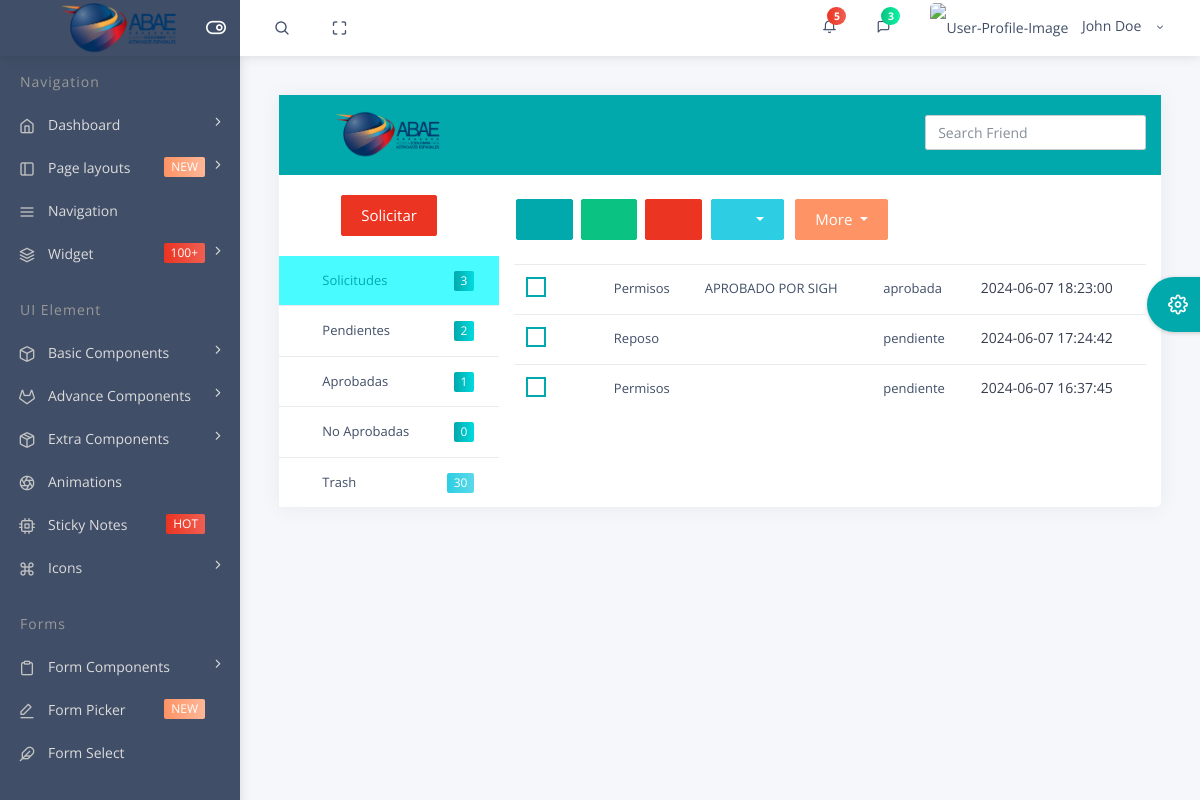
Page /default/email-inbox.php on the earlier database version.
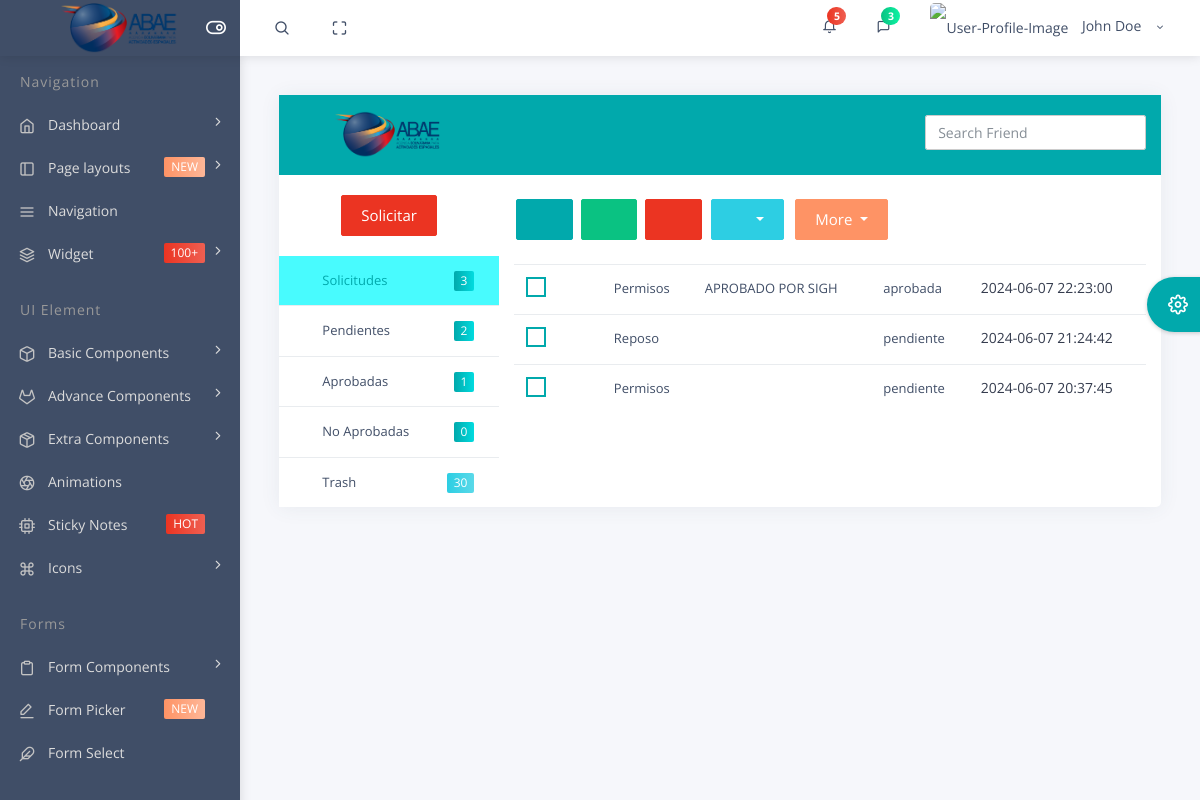
Same page on the later database version.
### tables this page shows
CREATE TABLE `solicitud` (
  `id_solicitud` int(11) NOT NULL,
  `id_usuario` int(11) NOT NULL,
  `tipo_solicitud` varchar(50) NOT NULL,
  `observacion` varchar(300) NOT NULL,
  `motivo` varchar(100) NOT NULL,
  `descripcion` varchar(500) NOT NULL,
  `fecha_inicio` timestamp NOT NULL DEFAULT current_timestamp(),
  `fecha_fin` timestamp NOT NULL DEFAULT current_timestamp(),
  `created_date` timestamp NOT NULL DEFAULT current_timestamp(),
  `date_apro` timestamp NOT NULL DEFAULT current_timestamp(),
  `dias_cant` int(30) NOT NULL,
  `horario` varchar(30) DEFAULT NULL,
  `estatus` varchar(50) DEFAULT NULL,
  `obs_supervisor` varchar(200) NOT NULL,
  `estatus_supervisor` varchar(30) NOT NULL,
  `supervisor` int(30) NOT NULL,
  `aprobado_por` int(30) NOT NULL,
  `is_read` tinyint(1) DEFAULT NULL
);

### default/email-inbox.php (the view, shortened to what the rows shown need)
<?php
require_once('../database/conexion.php');
?>
<!DOCTYPE html>
<html lang="en">
<head>
    <link rel="stylesheet" type="text/css" href="..\files\bower_components\bootstrap\css\bootstrap.min.css">
    <link rel="stylesheet" type="text/css" href="..\files\assets\icon\themify-icons\themify-icons.css">
    <link rel="stylesheet" type="text/css" href="..\files\assets\icon\icofont\css\icofont.css">
    <link rel="stylesheet" type="text/css" href="..\files\assets\icon\feather\css\feather.css">
    <link rel="stylesheet" type="text/css" href="..\files\assets\css\style.css">
    <link rel="stylesheet" type="text/css" href="..\files\assets\css\jquery.mCustomScrollbar.css">
    <link rel="stylesheet" type="text/css" href="..\files\assets\css\new-style.css">
</head>
<body>
    <div id="pcoded" class="pcoded">
        <div class="pcoded-container navbar-wrapper">
            <div class="pcoded-main-container">
                <div class="pcoded-wrapper">
                    <div class="pcoded-content">
                        <div class="pcoded-inner-content">
                            <div class="main-body">
                                <div class="page-wrapper">
                                    <div class="page-body">
                                        <div class="card">
                                            <div class="card-block email-card">
                                                <div class="row">
                                                    <div class="col-lg-12 col-xl-9">
                                                        <div class="tab-content" id="pills-tabContent">
                                                            <div class="tab-pane fade show active" id="e-inbox" role="tabpanel">
                                                                <div class="mail-body">
                                                                    <div class="mail-body-content">
                                                                        <div class="table-responsive">
                                                                            <table class="table">
                                                                                <?php
                                                                                $query = mysqli_query($conn, "SELECT * FROM solicitud ORDER BY id_solicitud DESC")
                                                                                    or die('error: ' . mysqli_error($conn));
                                                                                while ($data = mysqli_fetch_assoc($query)) {
                                                                                    echo
                                                                                    "
                                                                                        <tr>
                                                                                        <td>
                                                                                            <div class='check-star'>
                                                                                                <div class='checkbox-fade fade-in-primary checkbox'>
                                                                                                    <label>
                                                                                                          <span class='cr'><i class='cr-icon icofont icofont-verification-check txt-primary'></i></span>
                                                                                                      </label>
                                                                                                </div>
                                                                                                <i class='icofont icofont-star text-warning'></i>
                                                                                            </div>
                                                                                        </td>
                                                                                           <td><a href='email-read.htm' class='email-name'>$data[tipo_solicitud]</a></td>
                                                                                           <td><a href='email-read.htm' class='email-name'>$data[observacion]</a></td>
                                                                                           <td><a href='email-read.htm' class='email-name'>$data[estatus]</a></td>
                                                                                           <td class='email-time'>$data[created_date]</td>
                                                                                           </tr>
                                                                                        ";
                                                                                }
                                                                                ?>
                                                                            </table>
                                                                        </div>
                                                                    </div>
                                                                </div>
                                                            </div>
                                                        </div>
                                                    </div>
                                                </div>
                                            </div>
                                        </div>
                                    </div>
                                </div>
                            </div>
                        </div>
                    </div>
                </div>
            </div>
        </div>
    </div>
</body>
</html>

Differences in the rows shown:
changed solicitud "APROBADO POR SIGH": created_date "2024-06-07 18:23:00" → "2024-06-07 22:23:00"
changed solicitud "Reposo": created_date "2024-06-07 17:24:42" → "2024-06-07 21:24:42"
changed solicitud (number 3 of 3 on the later page): created_date "2024-06-07 16:37:45" → "2024-06-07 20:37:45"
